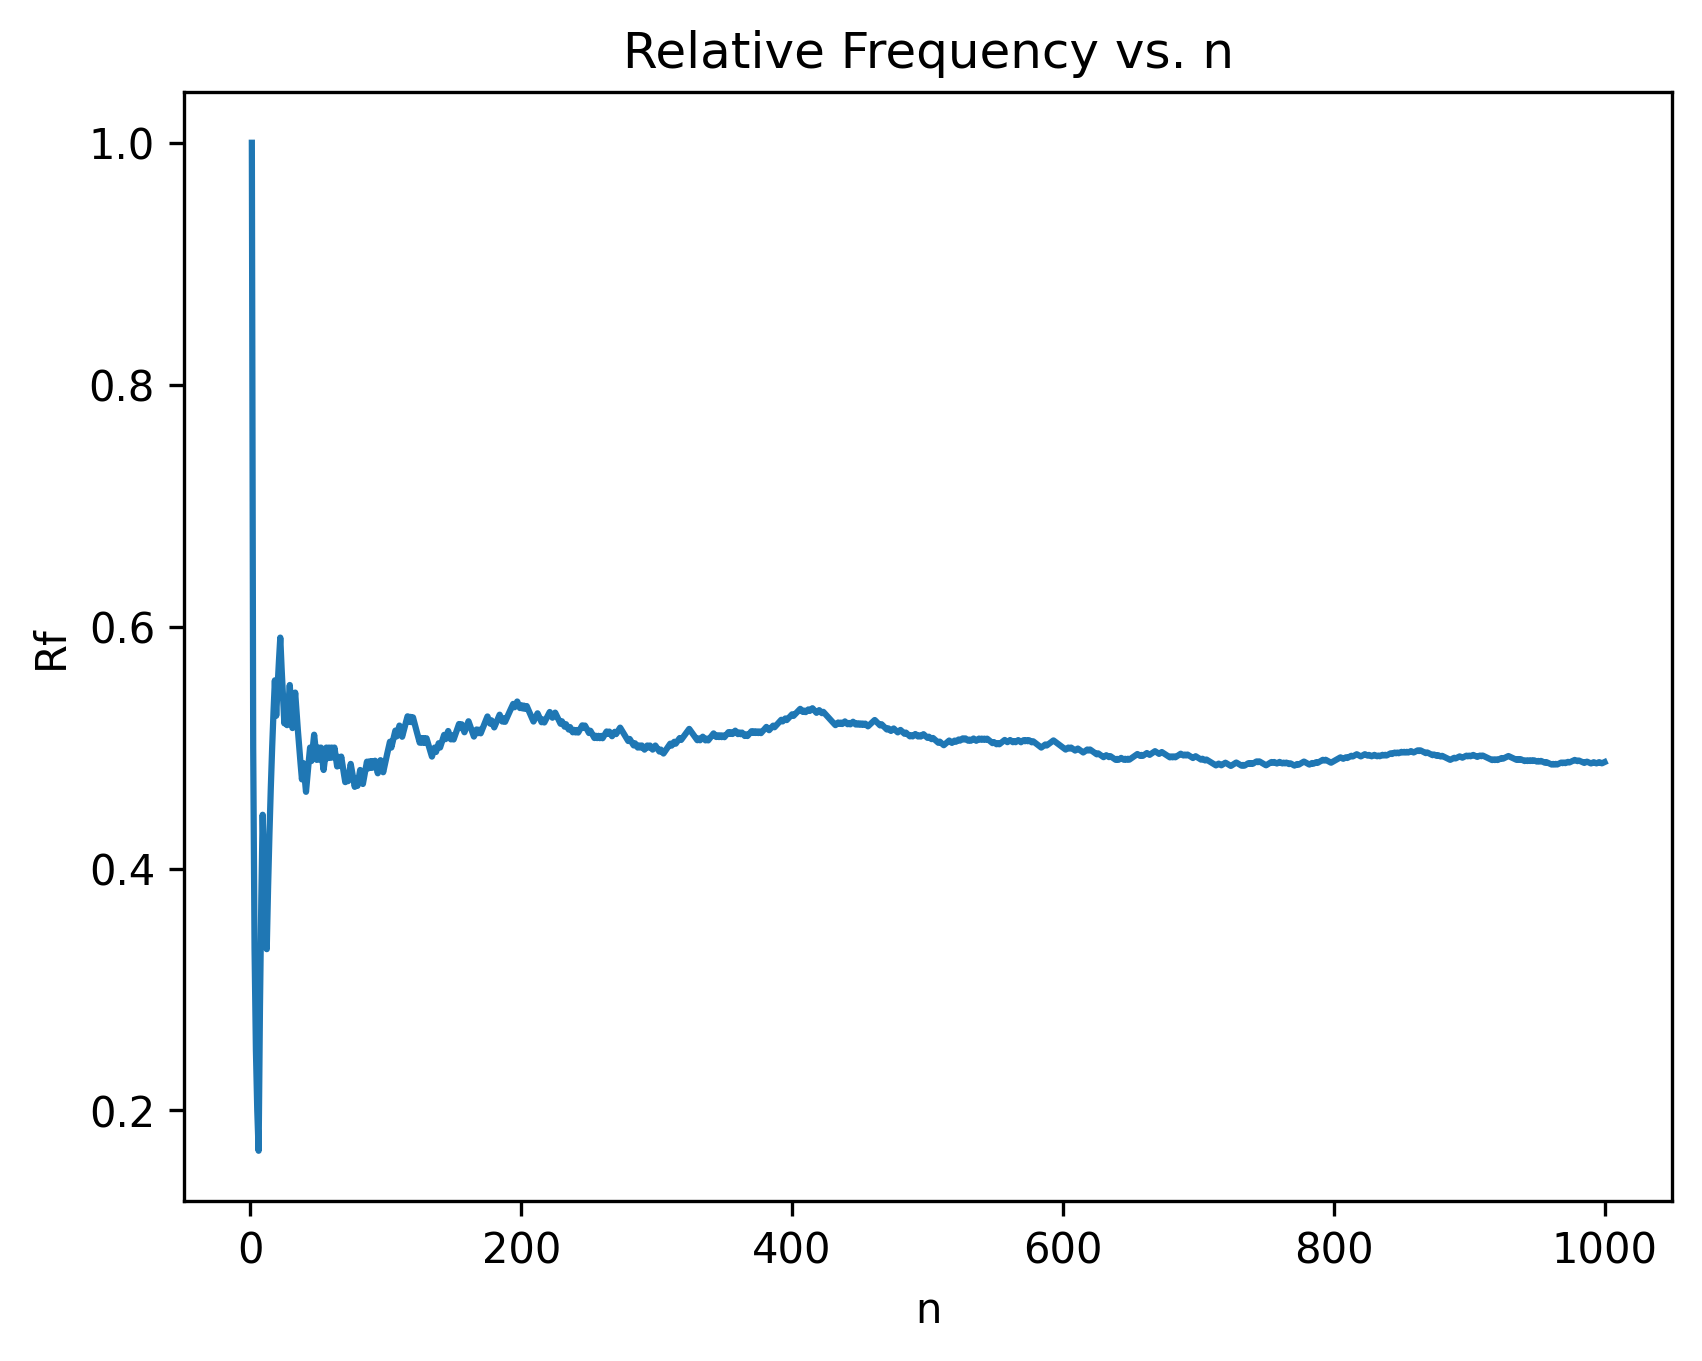

Recreate this plot in Python.
import random
import matplotlib.pyplot as plt

a = [0, 1]

# Repeat the experiment n times
results = []

# Store values for the graph
n_values = []
rf_values = []

for n in range(1, 1001):
    result = random.choice(a)
    results.append(result)

    # rf = relative frequency of 1
    rf = results.count(1) / n

    n_values.append(n)
    rf_values.append(rf)

    print(f"n = {n} experiments:")
    print(f"  rf(1) = {results.count(1) / n}")

# Plot Rf vs n
plt.plot(n_values, rf_values)
plt.xlabel("n")
plt.ylabel("Rf")
# Title does not add anything beyond axis labels, so I suggest removing.
plt.title("Relative Frequency vs. n")
plt.savefig('HW1_1.png', dpi=300, bbox_inches='tight')
plt.show()
